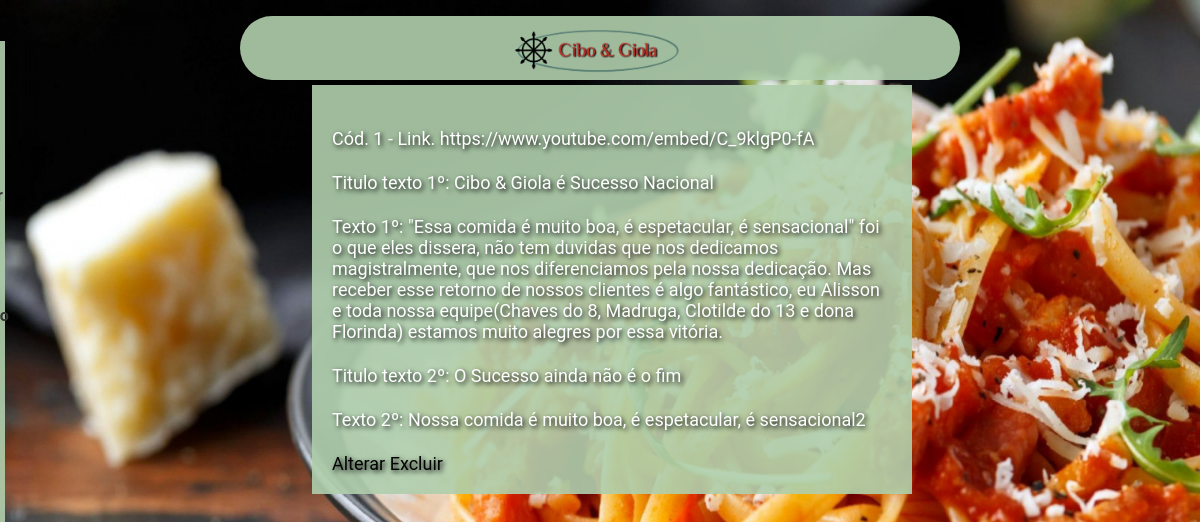
Page /CiboGiola/pages/inicio.php (signed in) on the earlier database version.
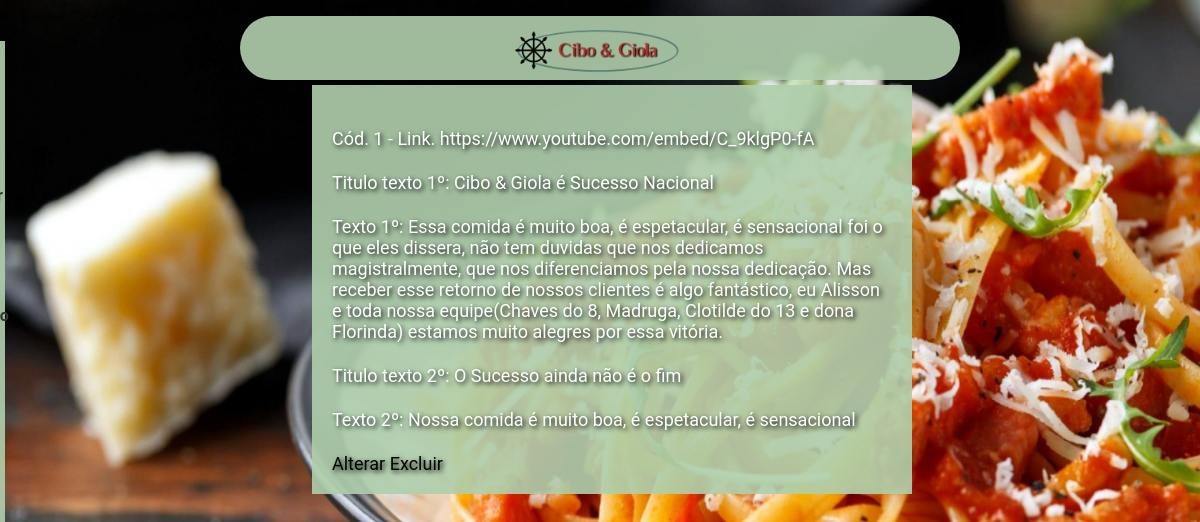
Same page on the later database version.
### tables this page shows
CREATE TABLE IF NOT EXISTS `tb_funcionalidades` (
  `cod` int NOT NULL AUTO_INCREMENT,
  `link` varchar(200) NOT NULL,
  `titulotexto1` varchar(150) NOT NULL,
  `texto1` varchar(1500) NOT NULL,
  `titulotexto2` varchar(150) NOT NULL,
  `texto2` varchar(1500) NOT NULL,
  PRIMARY KEY (`cod`)
);

### CiboGiola/pages/inicio.php (the view, shortened to what this page needs)
<!DOCTYPE html>
<html lang="en">
<head>
     <link rel="stylesheet" href="..\style\styleIntranet.css">
</head>
<body>
    <?php include('barraLateral.php') ?>
    <?php
     require('connect.php');
     $funcionalidade = mysqli_query($con, "Select * from `tb_funcionalidades`");
        while($funcionalidades = mysqli_fetch_array($funcionalidade)){
        echo "<div class=formulario>";
         echo "<div class=dados>";
        echo "<p> Cód. $funcionalidades[cod]  - Link.  $funcionalidades[link]</p>";
        echo "<p> Titulo texto 1º: $funcionalidades[titulotexto1] </p>";
        echo "<p> Texto 1º: $funcionalidades[texto1]</p>";
        echo "<p> Titulo texto 2º: $funcionalidades[titulotexto2] </p>";
        echo "<p> Texto 2º: $funcionalidades[texto2]</p>";
        echo "<div class=alterarExcluir>";
        echo "<p> <a href =alterInicio.php?cod=$funcionalidades[cod]>Alterar</a>
             <a href =javascript:confirmar($funcionalidades[cod])>Excluir</a></p>";
        echo "</div>";
        echo "</div>";
        echo "</div>";
    }
    ?>
</body>
</html>

Differences in the rows shown:
changed tb_funcionalidades "https://www.youtube.com/embed/C_9klgP0-fA": texto1 "\"Essa comida é muito boa, é espetacular, é sensacional\" foi o que eles…" → "Essa comida é muito boa, é espetacular, é sensacional foi o que eles…"; texto2 "Nossa comida é muito boa, é espetacular, é sensacional2" → "Nossa comida é muito boa, é espetacular, é sensacional"
